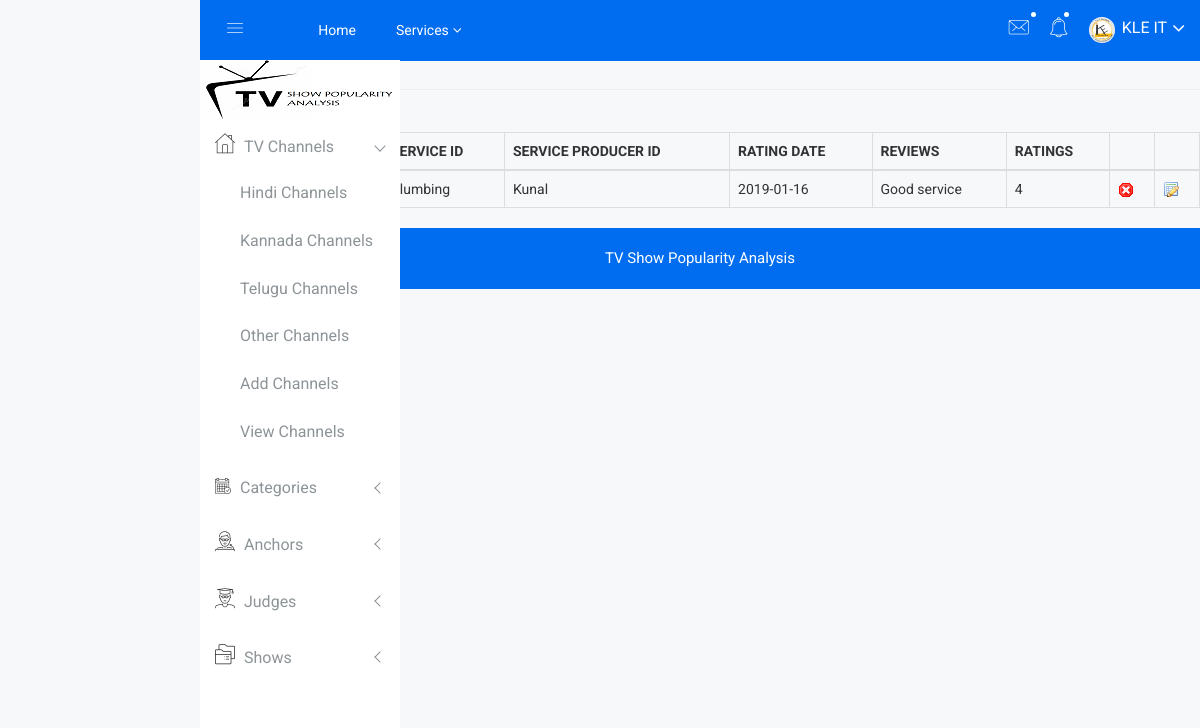
Page /Admin/view_ratings.php on the committed database.
### tables this page shows
CREATE TABLE IF NOT EXISTS `ratings` (
  `rating_id` int(20) NOT NULL AUTO_INCREMENT,
  `customer_id` int(20) NOT NULL,
  `service_id` int(20) NOT NULL,
  `service_producer_id` int(20) NOT NULL,
  `rating_date` date NOT NULL,
  `reviews` varchar(100) NOT NULL,
  `ratings` int(10) NOT NULL,
  PRIMARY KEY (`rating_id`)
);

CREATE TABLE IF NOT EXISTS `services` (
  `service_id` int(20) NOT NULL AUTO_INCREMENT,
  `service_name` varchar(50) NOT NULL,
  `service_description` varchar(100) NOT NULL,
  `category_id` int(20) NOT NULL,
  PRIMARY KEY (`service_id`)
);

CREATE TABLE IF NOT EXISTS `service_producers` (
  `service_producer_id` int(20) NOT NULL AUTO_INCREMENT,
  `service_id` int(20) NOT NULL,
  `name` varchar(50) NOT NULL,
  `contact_no` bigint(50) NOT NULL,
  `company_name` varchar(50) NOT NULL,
  `email` varchar(50) NOT NULL,
  `address` varchar(100) NOT NULL,
  `register_no` varchar(50) NOT NULL,
  PRIMARY KEY (`service_producer_id`)
);

### Admin/view_ratings.php (the view, shortened to what this page needs)
<?php include('metatags.php');   ?>
<?php include('header.php');   ?>
<?php include('sidebar.php');   ?>
            <div id="page-content">
                <h4 class="page-header">VIEW RATINGS</h4>
<a href="ratings.php"><button>ADD NEW</button></a>
                <div class="block-section">
                    <table class="table table-bordered" id="sample_1">
                        <thead>
 <tr>
<th>#</th>
<th>CUSTOMER ID</th>
<th>SERVICE ID</th>
<th>SERVICE PRODUCER ID</th>
<th>RATING DATE</th>
<th>REVIEWS</th>
<th>RATINGS</th>
<th></th>
<th></th>
</tr>
                        </thead>
                        <tbody>
<?php
$i=0;
include('db.php');
$sql="select * from ratings rs,customer cs,services sr,service_producers sp where rs.customer_id=cs.customer_id and rs.service_id=sr.service_id and rs.service_producer_id=sp.service_producer_id";
$res=mysql_query($sql);
while($row=mysql_fetch_array($res))
{
$i=$i+1;
?>
<tr>
<td><?php echo $i;?></td>
<td><?php echo $i;?></td>
<td><?php echo $row['service_name'];?></td>
<td><?php echo $row['name'];?></td>
<td><?php echo $row['rating_date'];?></td>
<td><?php echo $row['reviews'];?></td>
<td><?php echo $row['ratings'];?></td>
<td><a onclick ="return confirm('Are you sure....')"; href="delete_ratings.php?id=<?php echo $row['rating_id'];?>"><img src="hr.gif"></a></tgd>
<td><a href="edit_ratings.php?id=<?php echo $row['rating_id'];?>"><img src="edit-icon.gif"></a></td>
</tr>
<?php
}
?>
                        </tbody>
                    </table>
                </div>
            </div>
			<link rel="stylesheet" href="js/validationEngine.jquery.css" type="text/css" media="screen" title="no title" charset="utf-8" />
<?php include('footer.php');   ?>

### Admin/css/main.css (style rules this page uses)
html { color: #222; font-size: 1em; line-height: 1.4; }
audio, canvas, iframe, img, svg, video { vertical-align: middle; }

### rows in the picture
ratings: service.service_name "Plumbing", service_producer.name "Kunal", rating_date "2019-01-16", reviews "Good service", ratings "4"
